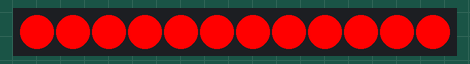
The program below on a simulated ATtiny85, built with avr-gcc and run on an emulated ATtiny85. Shown: 12 RGB LEDs in strip order, left to right. Dim RGB values are drawn brighter than linear.

Above: at 0.1 s.
At 125.94 s:
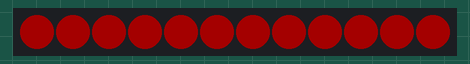

The program:

main.cpp
```cpp
#include <Arduino.h>
#include <Adafruit_NeoPixel.h>

#define LED_LEN 12
#define LED_PIN DD0
#define BREATH_SPEED 2048
#define CRAWL_SPEED 128
#define CRAWL_LEN 16

Adafruit_NeoPixel strip = Adafruit_NeoPixel(LED_LEN, LED_PIN, NEO_GRB + NEO_KHZ800);

void setup() {
	strip.begin();
}

uint8_t mode = 0;
uint8_t cycle = 0;
uint16_t step = 0;

void static_light() {
	uint32_t c = strip.Color(255,0,0);
	strip.fill(c);
}

void breath() {
	uint16_t v = step % (BREATH_SPEED * 2);
	uint8_t r = v <= BREATH_SPEED ? map(v, 0, BREATH_SPEED, 0, 255) : map(v, BREATH_SPEED, BREATH_SPEED*2, 255, 0);
	uint32_t c = strip.Color(r,0,0);
	strip.fill(c);
}

void crawl() {
	for (uint8_t led = 0; led < strip.numPixels(); led++) {
		uint16_t v = (step / CRAWL_SPEED + strip.numPixels() - led) % CRAWL_LEN;
		uint8_t r = map(v, 0, CRAWL_LEN, 255, 0);
		uint32_t c = strip.Color(r, 0, 0);
		strip.setPixelColor(led, c);
	}
}

void loop() {
	switch (mode) {
	case 0 : static_light(); break;
	case 1: breath(); break;
	case 2: crawl(); break;

	default: mode = 0; break;
	}
	strip.show();
	step++;
	if (step >= 20480) {
		step = 0;
		cycle++;
		if (cycle>3)  {
			cycle = 0;
			mode ++;
			if (mode >= 3) {
				mode = 0;
			}
		}
	}
}
```
